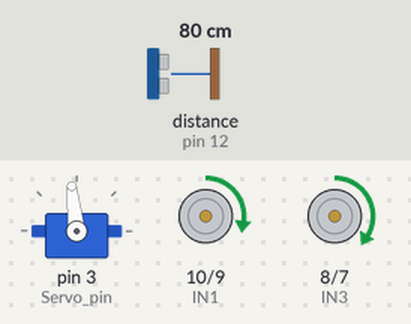
The sketch below on a simulated Arduino Uno, built with avr-gcc and run on an emulated ATmega328P. Parts: servo, motor-driver pin pairs drawn as motors (green arrow = first pin HIGH = forward, orange = second pin HIGH = backward, longer = more drive, scaled by the enable pin). The inputs (shaded band) are chosen by the test bench; at power-on: distance to the obstacle (sensor on pin 12) 80 cm. The echo pulse lasts 58.3 µs per cm.

Above: at 3.9 s.
4.0 s: distance to the obstacle (sensor on pin 12) set to 24 cm
5.5 s: distance to the obstacle (sensor on pin 12) set to 18 cm
At 6.6 s:
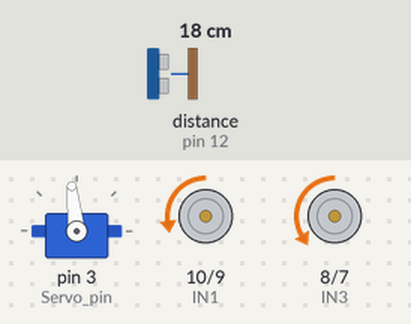
8.5 s: distance to the obstacle (sensor on pin 12) set to 35 cm
10.9 s: distance to the obstacle (sensor on pin 12) set to 2 cm
At 13.8 s:
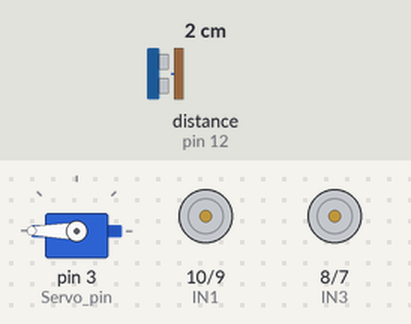
13.9 s: distance to the obstacle (sensor on pin 12) set to 60 cm
At 14.7 s:
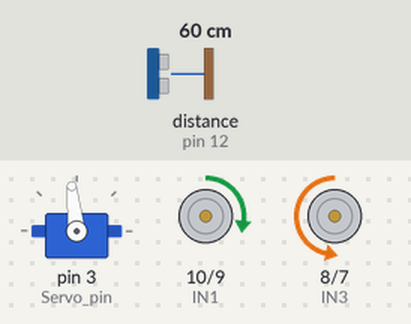
Timing chart, 0 to 16.9 s (numbered marks = the images above; inputs shaded):
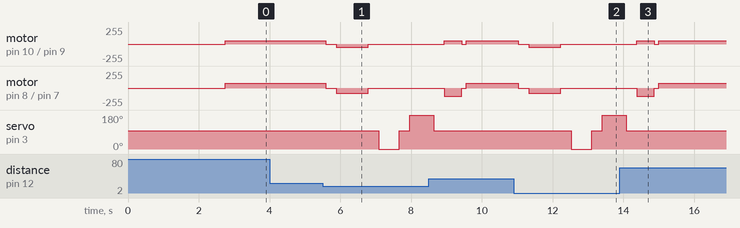

The sketch:

obstacleavoiding.ino
```cpp
#include <Servo.h>
#include <NewPing.h>

//Motor driver -L298N
#define ENA 11 //pwm
#define IN1 10
#define IN2 9
#define IN3 8
#define IN4 7
#define ENB 6 //pwm

// Ultrasonic sensor
#define Trig_pin 13
#define Echo_pin 12

boolean goesForward = false;

//servo sg90
#define Servo_pin 3

#define max_distance 200
int distance =100;

NewPing sonar(Trig_pin,Echo_pin,max_distance);
Servo servo;

void setup(){
      pinMode(ENA,OUTPUT);
      pinMode(IN1,OUTPUT);
      pinMode(IN2,OUTPUT);
      pinMode(IN3,OUTPUT);
      pinMode(IN4,OUTPUT);
      pinMode(ENB,OUTPUT);

      servo.attach(Servo_pin);

      servo.write(96);
      delay(2000);
      distance = readPing();
      delay(100);
      distance = readPing();
      delay(100);
      distance = readPing();
      delay(100);
      distance = readPing();
      delay(100);


}

void loop(){

      int distanceRight = 0;
      int distanceLeft = 0;
      delay(50);

      if(distance<=20){
        moveStop();
        delay(300);
        moveBackward();
        delay(400);
        moveStop();
        delay(300);
        distanceRight = lookRight();
        delay(300);
        distanceLeft = lookLeft();
        delay(300);

        if(distance>=distanceLeft){
          turnRight();
          moveStop();
        }
        else{
          turnLeft();
          moveStop();
        }
      }
      else{
        moveForward();
      }
      distance =readPing();


}

int readPing(){
  delay(70);
  int cm = sonar.ping_cm();
  if(cm==0){
    cm=250;
  }
  return cm;
}

//0 //right
//180//left

int lookRight(){
  servo.write(0);
  delay(500);
  int distance =readPing();
  servo.write(96);
  return distance;
  delay(100);
}

int lookLeft(){
  servo.write(180);
  delay(500);
  int distance =readPing();
  delay(100);
  servo.write(96);
  return distance;
  delay(100);

}


void moveForward(){
  if(!goesForward){

    goesForward=true;

    digitalWrite(IN1,HIGH);
    digitalWrite(IN2,LOW);
    digitalWrite(IN3,HIGH);
    digitalWrite(IN4,LOW);

    analogWrite(ENA,50);
    analogWrite(ENB,75);
    }
}

void moveBackward(){
    goesForward =false;
    digitalWrite(IN1,LOW);
    digitalWrite(IN2,HIGH);
    digitalWrite(IN3,LOW);
    digitalWrite(IN4,HIGH);

    delay(500);

    analogWrite(ENA,50);
    analogWrite(ENB,75);
 }

 void moveStop(){
    digitalWrite(IN1,LOW);
    digitalWrite(IN2,LOW);
    digitalWrite(IN3,LOW);
    digitalWrite(IN4,LOW);

    analogWrite(ENA,50);
    analogWrite(ENB,75);
  }

void turnLeft(){
  digitalWrite(IN3,LOW);
  digitalWrite(IN4,HIGH);

  digitalWrite(IN1,HIGH);
  digitalWrite(IN2,LOW);

  analogWrite(ENA,50);
  analogWrite(ENB,125);

  delay(500);


 }

 void turnRight(){
  digitalWrite(IN3,HIGH);
  digitalWrite(IN4,LOW);

  digitalWrite(IN1,LOW);
  digitalWrite(IN2,HIGH);

  analogWrite(ENB,75);
  analogWrite(ENA,125);


  delay(500);
}
```

Measured:
- the behaviour switches between 21 and 20 cm on distance to the obstacle (sensor on pin 12) (found by bisection; images 0 and 1)
- after the input at 4.0 s, every drawn part: stays the same
- after the input at 5.5 s, motor on pin 10 (IN1) / pin 9 (IN2): forward 50/255 → stopped after 0.09 s, → backward 50/255 0.30 s later, → stopped 0.90 s later; motor on pin 8 (IN3) / pin 7 (IN4): forward 75/255 → stopped after 0.09 s, → backward 75/255 0.30 s later, → stopped 0.90 s later
- after the input at 10.9 s, motor on pin 10 (IN1) / pin 9 (IN2): forward 50/255 → stopped after 0.13 s, → backward 50/255 0.30 s later, → stopped 0.90 s later; motor on pin 8 (IN3) / pin 7 (IN4): forward 75/255 → stopped after 0.13 s, → backward 75/255 0.30 s later, → stopped 0.90 s later
- after the input at 13.9 s, servo on pin 3 (Servo_pin): goes on until 14.1 s, then stays 96°
